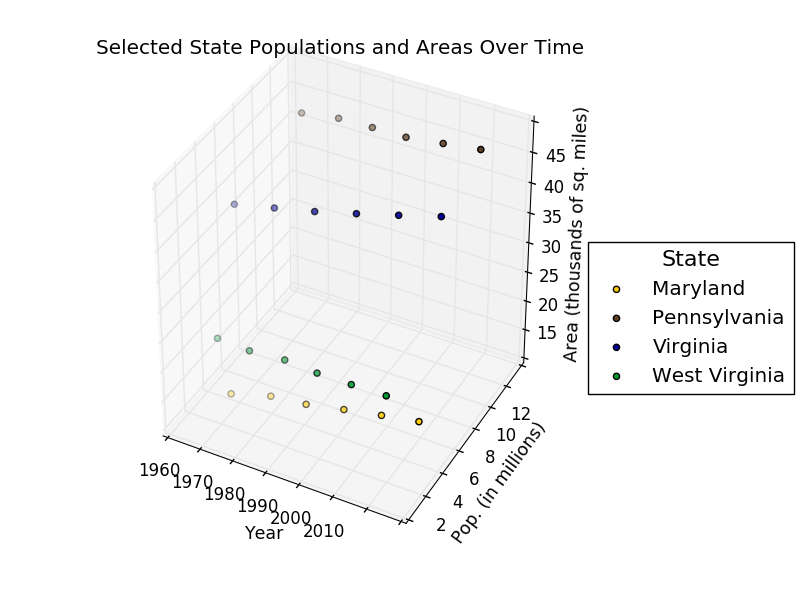

Write the Python code that produced this figure.
# This script creates a 3 dimensional scatter plot using (a subset of) 'census_data.csv'.

# A description of 'census_data.csv' can be found in 'census_data_scrape_and_process.R'.
# To avoid an overwhelming plot, I will be using a subset of 'census_data.csv' consisting of
# observations for 4 states (Maryland, Pennsylvania, Virginia, and West Virginia) in 2010.

# Import modules.
import os
import pandas as pd
import matplotlib.pyplot as plt
from mpl_toolkits.mplot3d import axes3d
from matplotlib import style

# Set style.
style.use('seaborn-pastel')

# Set working directory.
# This obviously needs to be changed depending on the computer being used.
os.chdir('D:\\Users\\JBansal\\Documents\\GitHub\\visualizations')

# Load data.
census_data = pd.read_csv('census_data.csv',
                          encoding = 'latin-1')

# SUBSET/PROCESS DATA.

# Divide population values by 1000000 for easier graph viewing.
census_data['1960'] = census_data['1960'] / 1000000
census_data['1970'] = census_data['1970'] / 1000000
census_data['1980'] = census_data['1980'] / 1000000
census_data['1990'] = census_data['1990'] / 1000000
census_data['2000'] = census_data['2000'] / 1000000
census_data['2010'] = census_data['2010'] / 1000000

# Specify states of interest.
states = ['Maryland', 'Pennsylvania', 'Virginia', 'West Virginia']

# Keep areas in separate data frame and rename columns.
areas = census_data[['Name', 'Area (sq. miles)']]
areas.columns = ['State', 'Area (sq. miles)']

# Divide state areas by 1000 for easier graph viewing.
areas['Area (sq. miles)'] = areas['Area (sq. miles)'] / 1000

# Create data subset.
census_subset = census_data[census_data['Name'].isin(states)][['Name', '1960', '1970', '1980', '1990', '2000', '2010']]

# Melt 'census_subset' to allow 3 dimensional scatter plot and rename columns.
census_subset = pd.melt(census_subset,
                        id_vars = 'Name')
census_subset.columns = ['State', 'Year', 'Population']

# Add 'areas' to 'census_subset'.
census_subset = census_subset.merge(areas,
                                    how = 'left',
                                    on = 'State')

# PLOT DATA.

# Create figure and subplot.
fig = plt.figure()
ax1 = fig.add_subplot(1, 1, 1,
                      projection = '3d')

# Add scatter plot points.
ax1.scatter([1,2,3,4,5,6],
            census_subset[census_subset['State'] == 'Maryland']['Population'],
            census_subset[census_subset['State'] == 'Maryland']['Area (sq. miles)'],
            label = 'Maryland',
            c = '#ffcc00')
ax1.scatter([1,2,3,4,5,6],
            census_subset[census_subset['State'] == 'Pennsylvania']['Population'],
            census_subset[census_subset['State'] == 'Pennsylvania']['Area (sq. miles)'],
            label = 'Pennsylvania',
            c = '#614126')
ax1.scatter([1,2,3,4,5,6],
            census_subset[census_subset['State'] == 'Virginia']['Population'],
            census_subset[census_subset['State'] == 'Virginia']['Area (sq. miles)'],
            label = 'Virginia',
            c = '#000099')
ax1.scatter([1,2,3,4,5,6],
            census_subset[census_subset['State'] == 'West Virginia']['Population'],
            census_subset[census_subset['State'] == 'West Virginia']['Area (sq. miles)'],
            label = 'West Virginia',
            c = '#009933')

# Fix x-axis labels.
ax1.set_xticklabels([1960, 1970, 1980, 1990, 2000, 2010])

# Remove unneeded tick labels.
ax1.yaxis.get_major_ticks()[0].label1.set_visible(False)
ax1.yaxis.get_major_ticks()[-1].label1.set_visible(False)
ax1.zaxis.get_major_ticks()[0].label1.set_visible(False)
ax1.zaxis.get_major_ticks()[-1].label1.set_visible(False)

# Set plot and axes titles.
plt.title('Selected State Populations and Areas Over Time')
plt.xlabel('Year',
           fontsize = 12.5,
           color = 'black')
plt.ylabel('Pop. (in millions)',
           fontsize = 12.5,
           color = 'black')
ax1.set_zlabel('Area (thousands of sq. miles)',
               fontsize = 12.5,
               color = 'black')

# Add legend.
legend = plt.legend(title = 'State',
           scatterpoints = 1,
           bbox_to_anchor = (1.45, 0.6))
plt.setp(legend.get_title(), fontsize = 16)

# Adjust plot margins.
plt.subplots_adjust(left = 0.12, bottom = 0.08, right = 0.73, top = 0.97)

# Show plot.
plt.show()
